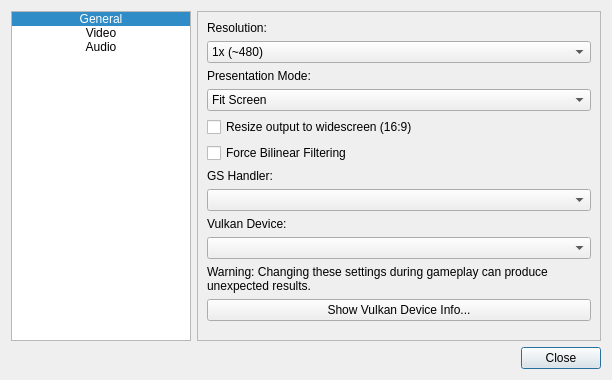
<?xml version="1.0" encoding="UTF-8"?>
<ui version="4.0">
 <class>SettingsDialog</class>
 <widget class="QDialog" name="SettingsDialog">
  <property name="geometry">
   <rect>
    <x>0</x>
    <y>0</y>
    <width>612</width>
    <height>380</height>
   </rect>
  </property>
  <property name="windowTitle">
   <string>Settings</string>
  </property>
  <layout class="QGridLayout" name="gridLayout">
   <item row="1" column="1">
    <widget class="QDialogButtonBox" name="buttonBox">
     <property name="orientation">
      <enum>Qt::Horizontal</enum>
     </property>
     <property name="standardButtons">
      <set>QDialogButtonBox::Close</set>
     </property>
    </widget>
   </item>
   <item row="0" column="0">
    <widget class="QListWidget" name="listWidget">
     <property name="minimumSize">
      <size>
       <width>175</width>
       <height>0</height>
      </size>
     </property>
     <property name="maximumSize">
      <size>
       <width>180</width>
       <height>16777215</height>
      </size>
     </property>
     <property name="editTriggers">
      <set>QAbstractItemView::EditKeyPressed|QAbstractItemView::SelectedClicked</set>
     </property>
     <property name="iconSize">
      <size>
       <width>48</width>
       <height>48</height>
      </size>
     </property>
     <property name="currentRow">
      <number>0</number>
     </property>
     <item>
      <property name="text">
       <string>General</string>
      </property>
      <property name="font">
       <font>
        <kerning>true</kerning>
       </font>
      </property>
      <property name="textAlignment">
       <set>AlignCenter</set>
      </property>
      <property name="icon">
       <iconset resource="resources.qrc">
        <normaloff>:/assets/general.png</normaloff>:/assets/general.png</iconset>
      </property>
      <property name="flags">
       <set>ItemIsSelectable|ItemIsEnabled</set>
      </property>
     </item>
     <item>
      <property name="text">
       <string>Video</string>
      </property>
      <property name="textAlignment">
       <set>AlignCenter</set>
      </property>
      <property name="icon">
       <iconset resource="resources.qrc">
        <normaloff>:/assets/video.png</normaloff>:/assets/video.png</iconset>
      </property>
      <property name="flags">
       <set>ItemIsSelectable|ItemIsEnabled</set>
      </property>
     </item>
     <item>
      <property name="text">
       <string>Audio</string>
      </property>
      <property name="font">
       <font>
        <stylestrategy>PreferDefault</stylestrategy>
       </font>
      </property>
      <property name="textAlignment">
       <set>AlignCenter</set>
      </property>
      <property name="icon">
       <iconset resource="resources.qrc">
        <normaloff>:/assets/music.png</normaloff>:/assets/music.png</iconset>
      </property>
      <property name="flags">
       <set>ItemIsSelectable|ItemIsEnabled</set>
      </property>
     </item>
    </widget>
   </item>
   <item row="0" column="1">
    <widget class="QStackedWidget" name="stackedWidget">
     <property name="frameShape">
      <enum>QFrame::StyledPanel</enum>
     </property>
     <property name="currentIndex">
      <number>1</number>
     </property>
     <widget class="QWidget" name="General">
      <layout class="QVBoxLayout" name="verticalLayout1">
       <item>
        <widget class="QLabel" name="label_2">
         <property name="text">
          <string>System Language:</string>
         </property>
        </widget>
       </item>
       <item>
        <widget class="QComboBox" name="comboBox_system_language">
         <item>
          <property name="text">
           <string>Japanese</string>
          </property>
         </item>
         <item>
          <property name="text">
           <string>English</string>
          </property>
         </item>
         <item>
          <property name="text">
           <string>French</string>
          </property>
         </item>
         <item>
          <property name="text">
           <string>Spanish</string>
          </property>
         </item>
         <item>
          <property name="text">
           <string>German</string>
          </property>
         </item>
         <item>
          <property name="text">
           <string>Italian</string>
          </property>
         </item>
         <item>
          <property name="text">
           <string>Dutch</string>
          </property>
         </item>
         <item>
          <property name="text">
           <string>Portuguese</string>
          </property>
         </item>
         <item>
          <property name="text">
           <string>Russian</string>
          </property>
         </item>
         <item>
          <property name="text">
           <string>Korean</string>
          </property>
         </item>
         <item>
          <property name="text">
           <string>Traditional Chinese</string>
          </property>
         </item>
         <item>
          <property name="text">
           <string>Simplified Chinese</string>
          </property>
         </item>
        </widget>
       </item>
       <item>
        <widget class="QLabel" name="label_8">
         <property name="text">
          <string>Clock Ratio:</string>
         </property>
        </widget>
       </item>
       <item>
        <widget class="QComboBox" name="comboBox_clock_ratio">
         <item>
          <property name="text">
           <string>100%</string>
          </property>
         </item>
         <item>
          <property name="text">
           <string>75%</string>
          </property>
         </item>
         <item>
          <property name="text">
           <string>50%</string>
          </property>
         </item>
         <item>
          <property name="text">
           <string>25%</string>
          </property>
         </item>
         <item>
          <property name="text">
           <string>10%</string>
          </property>
         </item>
        </widget>
       </item>
       <item>
        <widget class="QCheckBox" name="checkBox_limitFrameRate">
         <property name="text">
          <string>Cap Frame Rate to Video Refresh Rate</string>
         </property>
        </widget>
       </item>
       <item>
        <spacer name="verticalSpacer_2">
         <property name="orientation">
          <enum>Qt::Vertical</enum>
         </property>
         <property name="sizeHint" stdset="0">
          <size>
           <width>20</width>
           <height>40</height>
          </size>
         </property>
        </spacer>
       </item>
      </layout>
     </widget>
     <widget class="QWidget" name="Video">
      <layout class="QVBoxLayout" name="verticalLayout">
       <item>
        <widget class="QLabel" name="label_3">
         <property name="text">
          <string>&lt;html&gt;&lt;head/&gt;&lt;body&gt;&lt;p&gt;Resolution:&lt;/p&gt;&lt;/body&gt;&lt;/html&gt;</string>
         </property>
        </widget>
       </item>
       <item>
        <widget class="QComboBox" name="comboBox_res_multiplyer">
         <item>
          <property name="text">
           <string>1x (~480)</string>
          </property>
         </item>
         <item>
          <property name="text">
           <string>2x (~960p)</string>
          </property>
         </item>
         <item>
          <property name="text">
           <string>4x (~1920p)</string>
          </property>
         </item>
         <item>
          <property name="text">
           <string>8x (~4320p / 8k)</string>
          </property>
         </item>
         <item>
          <property name="text">
           <string>16x (~7680p / 16k)</string>
          </property>
         </item>
        </widget>
       </item>
       <item>
        <widget class="QLabel" name="label">
         <property name="text">
          <string>&lt;html&gt;&lt;head/&gt;&lt;body&gt;&lt;p&gt;Presentation Mode:&lt;/p&gt;&lt;/body&gt;&lt;/html&gt;</string>
         </property>
        </widget>
       </item>
       <item>
        <widget class="QComboBox" name="comboBox_presentation_mode">
         <property name="currentIndex">
          <number>1</number>
         </property>
         <item>
          <property name="text">
           <string>Fill Screen</string>
          </property>
         </item>
         <item>
          <property name="text">
           <string>Fit Screen</string>
          </property>
         </item>
         <item>
          <property name="text">
           <string>Original Size</string>
          </property>
         </item>
        </widget>
       </item>
       <item>
        <widget class="QCheckBox" name="checkBox_widescreenOutput">
         <property name="text">
          <string>Resize output to widescreen (16:9)</string>
         </property>
        </widget>
       </item>
       <item>
        <widget class="QCheckBox" name="checkBox_force_bilinear_filtering">
         <property name="text">
          <string>Force Bilinear Filtering</string>
         </property>
        </widget>
       </item>
       <item>
        <widget class="QWidget" name="gs_option_widget" native="true">
         <layout class="QGridLayout" name="gridLayout_2">
          <property name="leftMargin">
           <number>0</number>
          </property>
          <property name="topMargin">
           <number>0</number>
          </property>
          <property name="rightMargin">
           <number>0</number>
          </property>
          <property name="bottomMargin">
           <number>0</number>
          </property>
          <item row="0" column="0">
           <widget class="QLabel" name="label_6">
            <property name="text">
             <string>GS Handler:</string>
            </property>
           </widget>
          </item>
          <item row="2" column="0">
           <widget class="QLabel" name="label_7">
            <property name="text">
             <string>Vulkan Device:</string>
            </property>
           </widget>
          </item>
          <item row="1" column="0">
           <widget class="QComboBox" name="comboBox_gs_selection"/>
          </item>
          <item row="3" column="0">
           <widget class="QComboBox" name="comboBox_vulkan_device"/>
          </item>
          <item row="4" column="0">
           <widget class="QLabel" name="label_5">
            <property name="text">
             <string>Warning: Changing these settings during gameplay can produce unexpected results.</string>
            </property>
            <property name="textFormat">
             <enum>Qt::AutoText</enum>
            </property>
            <property name="alignment">
             <set>Qt::AlignLeading|Qt::AlignLeft|Qt::AlignTop</set>
            </property>
            <property name="wordWrap">
             <bool>true</bool>
            </property>
           </widget>
          </item>
         </layout>
        </widget>
       </item>
       <item>
        <widget class="QPushButton" name="button_vulkanDeviceInfo">
         <property name="text">
          <string>Show Vulkan Device Info...</string>
         </property>
        </widget>
       </item>
       <item>
        <spacer name="verticalSpacer">
         <property name="orientation">
          <enum>Qt::Vertical</enum>
         </property>
         <property name="sizeHint" stdset="0">
          <size>
           <width>20</width>
           <height>40</height>
          </size>
         </property>
        </spacer>
       </item>
      </layout>
     </widget>
     <widget class="QWidget" name="Audio">
      <widget class="QCheckBox" name="checkBox_enable_audio">
       <property name="geometry">
        <rect>
         <x>20</x>
         <y>20</y>
         <width>341</width>
         <height>22</height>
        </rect>
       </property>
       <property name="text">
        <string>Enable Audio Output</string>
       </property>
      </widget>
      <widget class="QSpinBox" name="spinBox_spuBlockCount">
       <property name="geometry">
        <rect>
         <x>20</x>
         <y>70</y>
         <width>121</width>
         <height>22</height>
        </rect>
       </property>
       <property name="minimum">
        <number>10</number>
       </property>
       <property name="maximum">
        <number>400</number>
       </property>
       <property name="singleStep">
        <number>10</number>
       </property>
       <property name="value">
        <number>400</number>
       </property>
      </widget>
      <widget class="QLabel" name="label_4">
       <property name="geometry">
        <rect>
         <x>20</x>
         <y>50</y>
         <width>171</width>
         <height>16</height>
        </rect>
       </property>
       <property name="text">
        <string>Buffer Size:</string>
       </property>
      </widget>
     </widget>
    </widget>
   </item>
  </layout>
 </widget>
 <resources>
  <include location="resources.qrc"/>
 </resources>
 <connections>
  <connection>
   <sender>buttonBox</sender>
   <signal>accepted()</signal>
   <receiver>SettingsDialog</receiver>
   <slot>accept()</slot>
   <hints>
    <hint type="sourcelabel">
     <x>248</x>
     <y>254</y>
    </hint>
    <hint type="destinationlabel">
     <x>157</x>
     <y>274</y>
    </hint>
   </hints>
  </connection>
  <connection>
   <sender>buttonBox</sender>
   <signal>rejected()</signal>
   <receiver>SettingsDialog</receiver>
   <slot>reject()</slot>
   <hints>
    <hint type="sourcelabel">
     <x>316</x>
     <y>260</y>
    </hint>
    <hint type="destinationlabel">
     <x>286</x>
     <y>274</y>
    </hint>
   </hints>
  </connection>
 </connections>
</ui>
